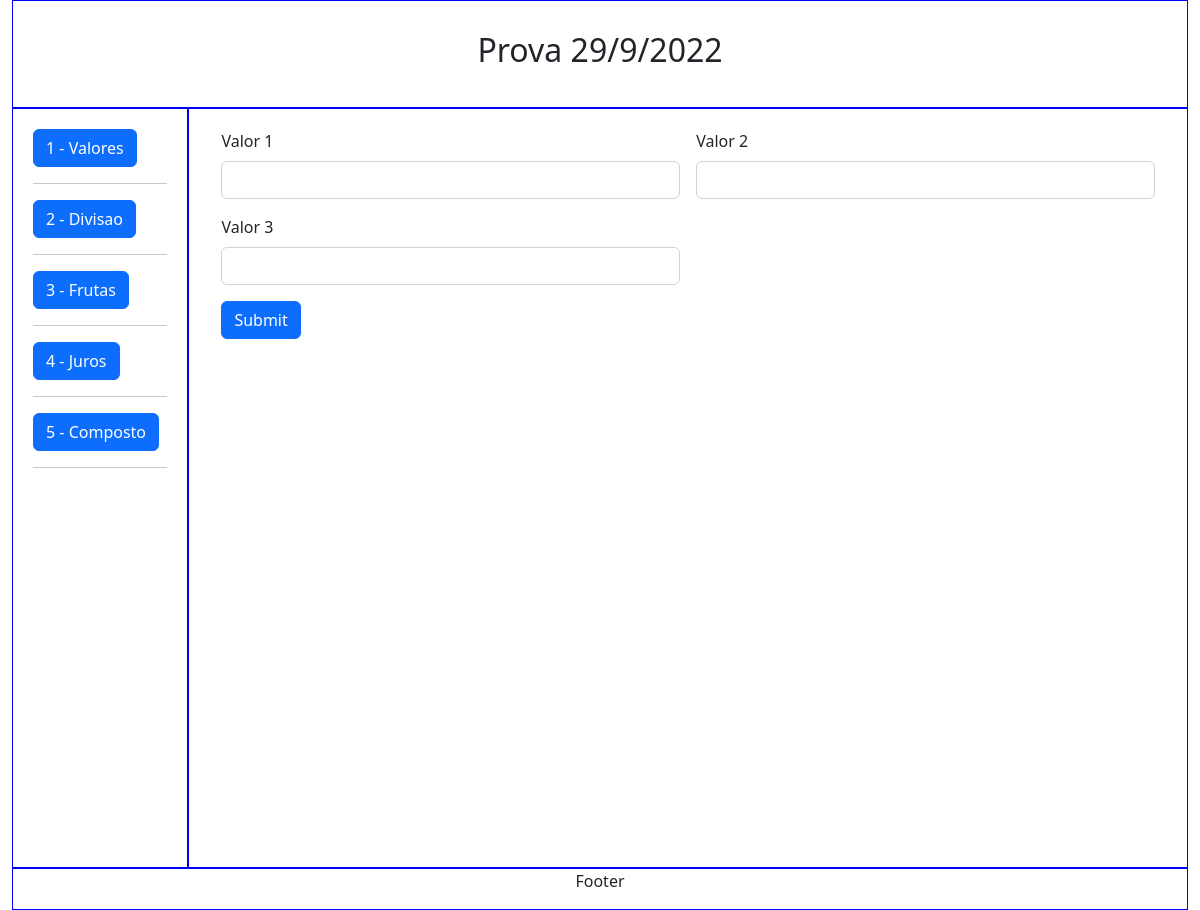
The page /?label=valores on the database its author committed.
### tables this page shows
CREATE TABLE `caminhos` (
  `id` int(11) NOT NULL,
  `label` varchar(100) NOT NULL,
  `caminho` varchar(100) NOT NULL
);

### menu_categoria.php (the view)
<?php
$sql = 'SELECT * FROM caminhos';
$menu_categoria = $conn->prepare($sql);
$menu_categoria->execute();
    foreach($menu_categoria as $categorias) {
?>
<div class="btn-group" role="group-<?=$categorias['id']?>" aria-label="Button group with nested dropdown">
  <div class="btn-group" role="group-<?=$categorias['id']?>">
    <a href="?label=<?php echo $categorias['label']; ?>" class="btn btn-primary">
    <?php echo $categorias['id']," - ", ucwords ($categorias['label']);?>
    </a>
  </div>
</div>
<hr>
<?php } ?>

### rows shown on the page
caminhos: id "1", label "Valores"
caminhos: id "2", label "Divisao"
caminhos: id "3", label "Frutas"
caminhos: id "4", label "Juros"
caminhos: id "5", label "Composto"
